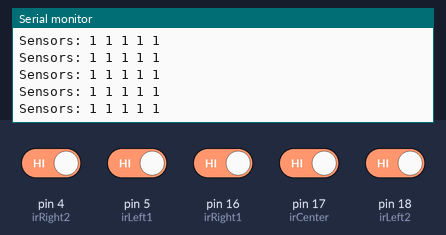
Bench run of a sketch on a simulated Arduino Uno, built with avr-gcc and run on an emulated ATmega328P. On the bench: the last lines printed to the serial monitor. Inputs (shaded band) come from the test bench; at power-on: pin 4 (irRight2), pin 5 (irLeft1), pin 16 (irRight1), pin 17 (irCenter), pin 18 (irLeft2) HIGH.

Above: at 1.2 s.
1.3 s: pin 4 (irRight2) driven LOW
At 1.56 s:
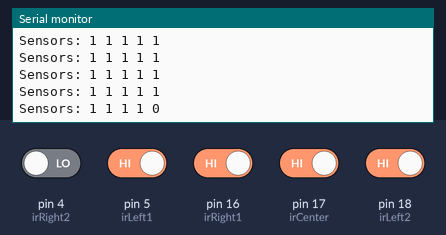
2.8 s: pin 5 (irLeft1) driven LOW
At 2.96 s:
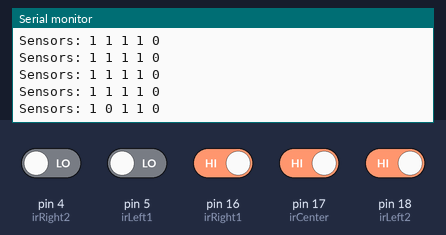
4.3 s: pin 16 (irRight1) driven LOW
At 4.57 s:
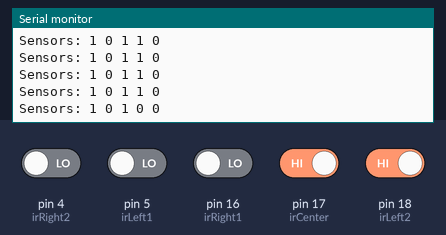
5.8 s: pin 17 (irCenter) driven LOW
At 5.97 s:
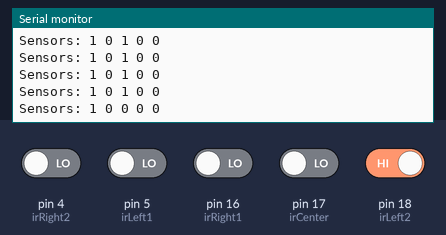
7.3 s: pin 18 (irLeft2) driven LOW
At 7.57 s:
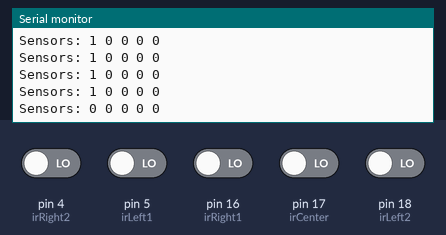
8.8 s: pin 4 (irRight2) driven HIGH
At 8.98 s:
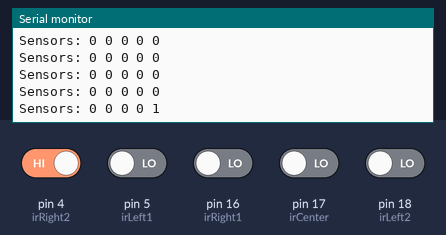

Measured:
- after the input at 1.3 s, the serial monitor: prints a new line after 0.10 s (image 1)
- after the input at 2.8 s, the serial monitor: prints a new line at once (image 2)
- after the input at 4.3 s, the serial monitor: prints a new line after 0.11 s (image 3)
- after the input at 5.8 s, the serial monitor: prints a new line at once (image 4)
- after the input at 7.3 s, the serial monitor: prints a new line after 0.12 s (image 5)
- after the input at 8.8 s, the serial monitor: prints a new line at once (image 6)

The sketch:

BFD-1000.ino
```cpp
// BFD-1000 Sensor Pin Mapping
const int irLeft2  = 18;
const int irLeft1  = 5;
const int irCenter = 17;
const int irRight1 = 16;
const int irRight2 = 4;

void setup() {
  Serial.begin(115200);

  // Initialize all sensor pins as input
  pinMode(irLeft2, INPUT);
  pinMode(irLeft1, INPUT);
  pinMode(irCenter, INPUT);
  pinMode(irRight1, INPUT);
  pinMode(irRight2, INPUT);

  Serial.println("BFD-1000 Sensor Test Start");
}

void loop() {
  int sLeft2  = digitalRead(irLeft2);
  int sLeft1  = digitalRead(irLeft1);
  int sCenter = digitalRead(irCenter);
  int sRight1 = digitalRead(irRight1);
  int sRight2 = digitalRead(irRight2);

  // Print values in order: L2 L1 C R1 R2
  Serial.print("Sensors: ");
  Serial.print(sLeft2); Serial.print(" ");
  Serial.print(sLeft1); Serial.print(" ");
  Serial.print(sCenter); Serial.print(" ");
  Serial.print(sRight1); Serial.print(" ");
  Serial.println(sRight2);

  delay(200); // Short delay for readability
}
```
